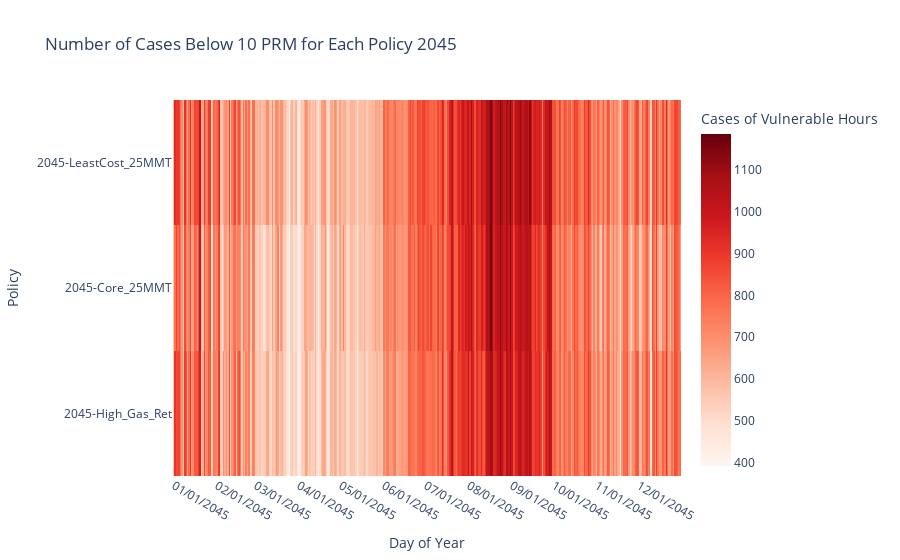

Write notebook code for a chart like this one.
### Code cell
# Example usage
folder_path = '/Users/liyangwang/kitxDMDU_analysis/reservemargin'
policyYear = 2045
RMValue = 10
combined_df = RM_daily(folder_path, policyYear, RMValue)
create_heatmap(combined_df, RMValue, policyYear)

### Figure 1 — Plotly figure (JSON) as saved in the notebook; plotly's stock layout.template omitted (floating-point values rounded to 4 significant figures; data arrays with more than 128 entries replaced by an {"elided": "..."} marker saying what was removed)
{"data": [{"coloraxis": "coloraxis", "hovertemplate": "Day of Year: %{x}<br>Policy: %{y}<br>Cases of Vulnerable Hours: %{z}<extra></extra>", "name": "0", "type": "heatmap", "x": {"elided": "365 int values"}, "xaxis": "x", "y": ["2045-LeastCost_25MMT", "2045-Core_25MMT", "2045-High_Gas_Ret"], "yaxis": "y", "z": {"elided": "3x365 int values"}}], "layout": {"coloraxis": {"colorbar": {"title": {"text": "Cases of Vulnerable Hours"}}, "colorscale": [[0, "rgb(255,245,240)"], [0.125, "rgb(254,224,210)"], [0.25, "rgb(252,187,161)"], [0.375, "rgb(252,146,114)"], [0.5, "rgb(251,106,74)"], [0.625, "rgb(239,59,44)"], [0.75, "rgb(203,24,29)"], [0.875, "rgb(165,15,21)"], [1, "rgb(103,0,13)"]]}, "title": {"text": "Number of Cases Below 10 PRM for Each Policy 2045"}, "xaxis": {"anchor": "y", "constrain": "domain", "domain": [0, 1], "scaleanchor": "y", "ticktext": ["01/01/2045", "02/01/2045", "03/01/2045", "04/01/2045", "05/01/2045", "06/01/2045", "07/01/2045", "08/01/2045", "09/01/2045", "10/01/2045", "11/01/2045", "12/01/2045"], "tickvals": [1, 32, 60, 91, 121, 152, 182, 213, 244, 274, 305, 335], "title": {"text": "Day of Year"}}, "yaxis": {"anchor": "x", "autorange": "reversed", "constrain": "domain", "domain": [0, 1], "title": {"text": "Policy"}}}}
